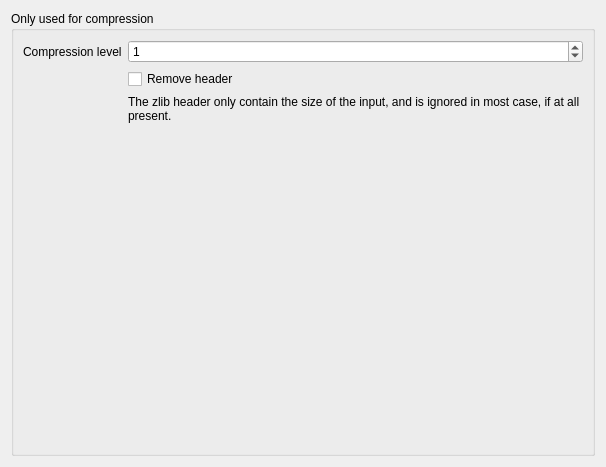
<?xml version="1.0" encoding="UTF-8"?>
<ui version="4.0">
 <comment>
  * Released as open source by Gabriel Caudrelier
  *
  * Developed by Gabriel Caudrelier, gabriel dot caudrelier at gmail dot com
  *
  * https://github.com/metrodango/pip3line
  *
  * Released under AGPL see LICENSE for more information
</comment>
 <class>ZlibWidget</class>
 <widget class="QWidget" name="ZlibWidget">
  <property name="geometry">
   <rect>
    <x>0</x>
    <y>0</y>
    <width>606</width>
    <height>467</height>
   </rect>
  </property>
  <property name="windowTitle">
   <string>Form</string>
  </property>
  <layout class="QVBoxLayout" name="verticalLayout">
   <item>
    <widget class="QGroupBox" name="groupBox">
     <property name="title">
      <string>Only used for compression</string>
     </property>
     <layout class="QFormLayout" name="formLayout">
      <item row="0" column="0">
       <widget class="QLabel" name="compressionLabel">
        <property name="text">
         <string>Compression level</string>
        </property>
       </widget>
      </item>
      <item row="0" column="1">
       <widget class="QSpinBox" name="compressionSpinBox">
        <property name="maximum">
         <number>9</number>
        </property>
        <property name="value">
         <number>1</number>
        </property>
       </widget>
      </item>
      <item row="1" column="1">
       <widget class="QCheckBox" name="removeHeaderCheckBox">
        <property name="text">
         <string>Remove header</string>
        </property>
       </widget>
      </item>
      <item row="2" column="1">
       <widget class="QLabel" name="label">
        <property name="text">
         <string>The zlib header only contain the size of the input, and is ignored in most case, if at all present.</string>
        </property>
        <property name="wordWrap">
         <bool>true</bool>
        </property>
       </widget>
      </item>
     </layout>
    </widget>
   </item>
  </layout>
 </widget>
 <resources/>
 <connections/>
</ui>
